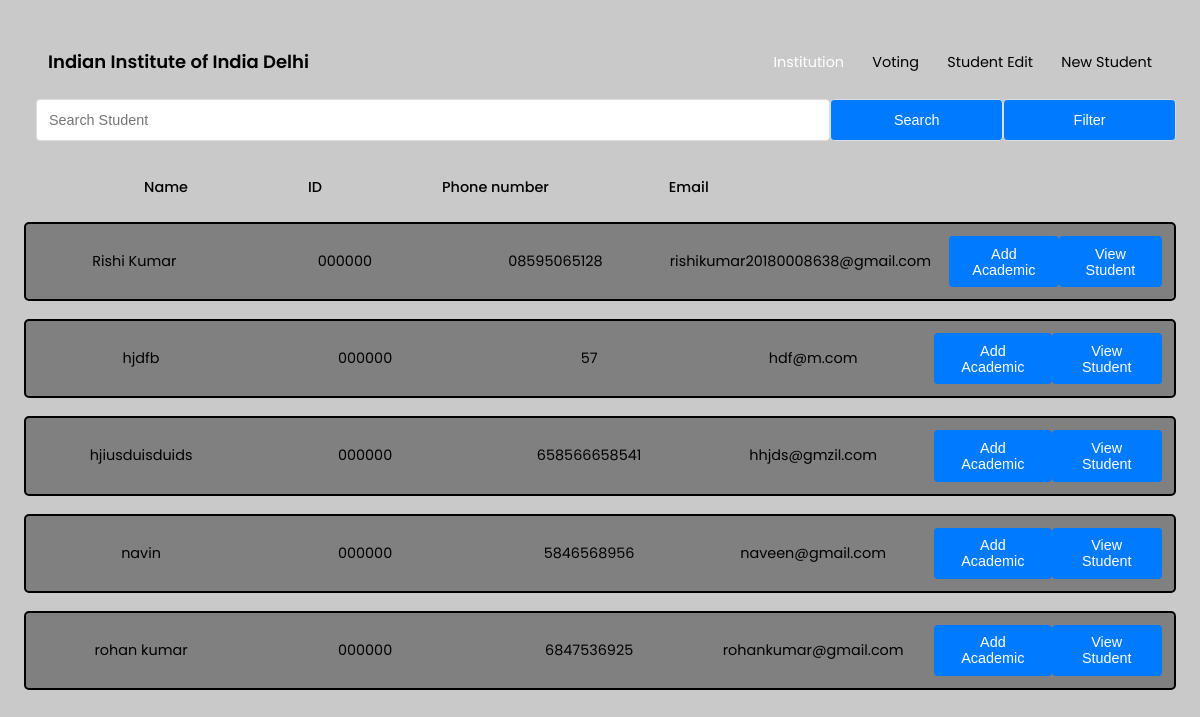
The page /institution/dashboard/ (signed in) on the database its author committed.
### blockchain/models.py (models this page shows, shortened)
class Student(models.Model):
    id = models.UUIDField(primary_key=True, default=uuid.uuid4, editable=False)
    user = models.OneToOneField(User, on_delete=models.CASCADE)
    institution = models.ForeignKey(Institution, related_name="students", on_delete=models.CASCADE)
    name = models.CharField(max_length=255)
    dob = models.DateField()
    email = models.EmailField()
    phone_number = models.CharField(max_length=15)
    sid = models.CharField(max_length=15, default='000000')
    batch = models.CharField(max_length=100, null=True, blank=True)
    branch = models.CharField(max_length=100, null=True, blank=True)
    qr_code = models.ImageField(upload_to='qr_codes/', storage=qr_storage, null=True, blank=True)
    secure_url = models.URLField(max_length=255, null=True, blank=True)

### blockchain/views.py (the view)
# urls.py: path('institution/dashboard/', views.institution_dashboard, name='institution_dashboard'),
def institution_dashboard(request):
    institution = Institution.objects.get(user=request.user)
    students = institution.students.all()
    return render(request, 'student/institution_dashboard.html', {'students': students, 'institution': institution})

### blockchain/templates/student/institution_dashboard.html (shortened to what this page needs)
<!DOCTYPE html>
<html lang="en" dir="ltr">
<head>
</head>
<body>
    <div class="header">
        <div class="brand">
            <p>Indian Institute of India Delhi</p>
        </div>
        <div class="links">
            <a href="#" style="color:white;">Institution</a>
            <a href="#">Voting</a>
            <a href="#">Student Edit</a>
            <a href="{% url 'create_student' %}">New Student</a>
        </div>
    </div>
    <div class="search-container">
        <input type="text" name="" placeholder="Search Student">
        <button type="button" name="button">Search</button>
        <button type="button" name="button">Filter</button>
    </div>
    <div class="header-list">
        <p>Name</p>
        <p>ID</p>
        <p>Phone number</p>
        <p>Email</p>
    </div>
    <div class="student-list">
        {% for student in students %}
        <div class="student-card">
            <p>{{ student.name }}</p>
            <p>{{ student.sid }}</p>
            <p>{{ student.phone_number }}</p>
            <p>{{ student.email }}</p>
            <div>
                <a href="{% url 'add_academic_info' student_id=student.id %}">
                    <button type="button" name="button">Add Academic</button>
                </a>
            </div>
            <a href="{% url 'edit_student' student_id=student.id %}">
                <button type="button" name="button">View Student</button>
            </a>
        </div>
        {% endfor %}
    </div>
</body>
</html>

### blockchain/templates/student/institution_dashboard.html (style rules this page uses)
* { margin: 0; padding: 0; }
body { font-family: 'Poppins', sans-serif; background-color: #c9c9c9; padding: 2vw; }
.header { display: flex; padding: 2vw; justify-content: space-between; align-items: center; }
.brand p { font-weight: 600; font-size: 1.5vw; }
.links a { font-weight: 400; font-size: 1.2vw; text-decoration: none; color: black; margin-left: 2vw; }
.search-container { display: flex; justify-content: space-between; margin-bottom: 2vw; width: 100%; flex-wrap: wrap; margin-bottom: 3vw; }
.search-container input, .search-container button { padding: 1vw; font-size: 1.2vw; border-radius: 4px; border: 1px solid #ddd; }
.search-container input { flex: 1 1 30%; margin-left: 1vw; }
.search-container button { flex-basis: 15%; background-color: #007bff; color: white; cursor: pointer; transition: background-color 0.3s; }
.header-list { display: flex; margin-bottom: 1.5vw; font-size: 1.2vw; font-weight: 500; }
.header-list p { text-align: center; margin-left: 10vw; }
.student-list { width: 100%; margin-top: 2vw; }
.student-card { display: flex; justify-content: space-between; align-items: center; border: 2px solid black; padding: 1vw; background-color: gray; margin-bottom: 1.5vw; box-sizing: border-box; border-radius: 5px; }
.student-card p { font-size: 1.2vw; margin-right: 1.5vw; flex: 1 1 20%; text-align: center; }
.student-card button { padding: 0.8vw 1.5vw; font-size: 1.2vw; cursor: pointer; background-color: #007bff; color: white; border: none; border-radius: 4px; transition: background-color 0.3s; }

### rows shown on the page
Student: name "Rishi Kumar", sid "000000", phone_number "08595065128", email "rishikumar20180008638@gmail.com"
Student: name "hjdfb", sid "000000", phone_number "57", email "hdf@m.com"
Student: name "hjiusduisduids", sid "000000", phone_number "658566658541", email "hhjds@gmzil.com"
Student: name "navin", sid "000000", phone_number "5846568956", email "naveen@gmail.com"
Student: name "rohan kumar", sid "000000", phone_number "6847536925", email "rohankumar@gmail.com"
